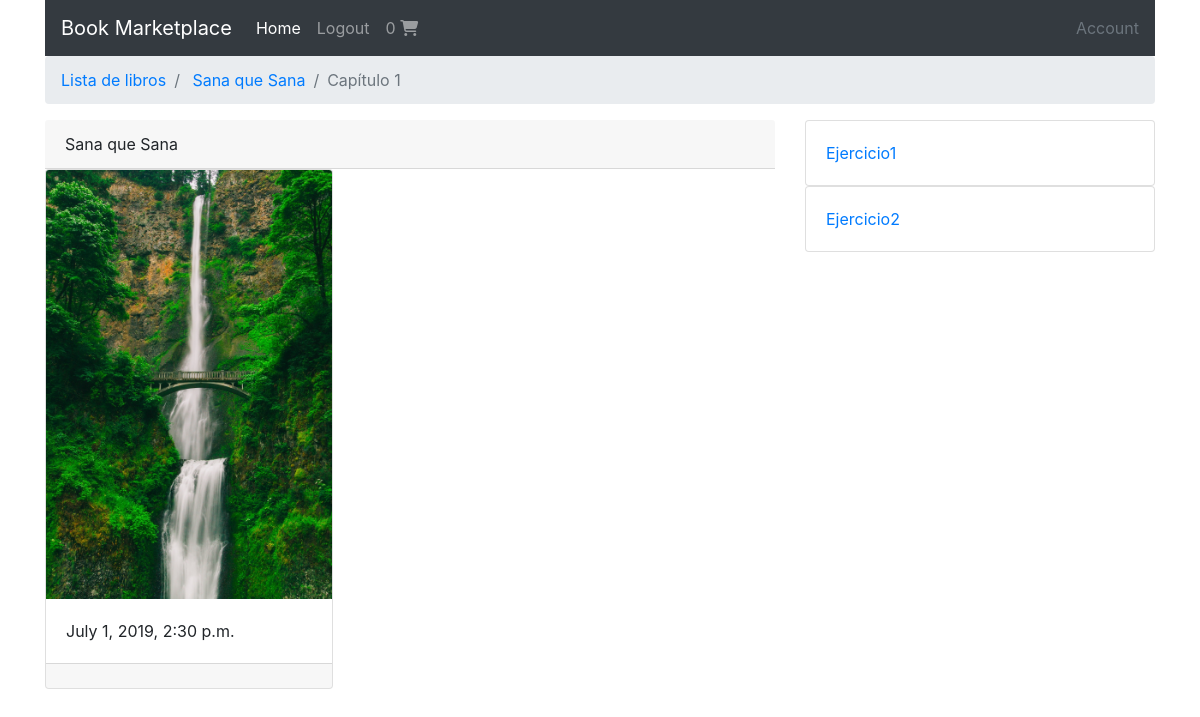
The app's page /1/1 (signed in) with its own data.
### books/models.py (models this page shows, shortened)
class Chapter(models.Model):
    book = models.ForeignKey(Book, on_delete=models.CASCADE)
    chapter_number = models.IntegerField()
    title = models.CharField(max_length=100)
    def __str__(self):
        return self.title

class Book(models.Model):
    authors = models.ManyToManyField(Author)
    title = models.CharField(max_length=100)
    publication_date = models.DateTimeField()
    isbn = models.CharField(max_length=16)
    slug = models.SlugField()
    cover = models.ImageField()
    price = models.FloatField()
    def get_absolute_url(self):
        return reverse("books:book-detail", kwargs={
            'slug': self.slug
        })

class Exercise(models.Model):
    chapter = models.ForeignKey(Chapter, on_delete=models.CASCADE)
    exercise_number = models.IntegerField()
    page_number = models.IntegerField()
    title = models.CharField(max_length=100)
    def get_absolute_url(self):
        return reverse("books:exercise-detail", kwargs={
            'book_slug': self.chapter.book.slug,
            'chapter_number': self.chapter.chapter_number,
            'exercise_number': self.exercise_number
        })

### books/views.py (the view)
@login_required
def chapter_detail(request, book_slug, chapter_number):
    chapter_qs = Chapter.objects.filter(
        book__slug=book_slug).filter(chapter_number=chapter_number)
    chapter = chapter_qs[0]
    book_status = check_book(request, chapter.book)
    if chapter_qs.exists():
        context = {
            'chapter': chapter,
            'book_status': book_status
        }
        return render(request, 'chapter_detail.html', context)
    return Http404

### books/views.py (called while the page is built, shortened)
def check_book(request, book):
    if book in request.user.userlibrary.books.all():
        return OWNED

### shopping_cart/templatetags/cart_template_tags.py (called while the page is built)
@register.filter
def cart_item_count(user):
    if user.is_authenticated:
        qs = Order.objects.filter(user=user, is_ordered=False)
        if qs.exists():
            return qs[0].item.count()
    return 0

### templates/chapter_detail.html
{% extends "base.html" %} {% block breadcrumb %}
<li class="breadcrumb-item">
  <a href="{% url 'books:book-list' %}">Lista de libros</a>
</li>
<li class="breadcrumb-item">
  <a href="{{chapter.book.get_absolute_url}}">{{chapter.book.title}}</a>
</li>
<li class="breadcrumb-item active" aria-current="page">{{chapter}}</li>
{% endblock breadcrumb %} {% block content %}
<div class="row">
  <main class="col-md-8">
    {% include "book_snippet.html" with book=chapter.book %}
  </main>
  <aside class="col-md-4">
    {% for exercise in chapter.exercise_set.all %}
    <div class="card">
      <div class="card-body">
        <a href="{{exercise.get_absolute_url}}">
          {{exercise.title}}
        </a>
      </div>
    </div>
    {% endfor %}
  </aside>
</div>
{% endblock content %}

### templates/navbar.html (shortened to what this page needs)
{% load cart_template_tags %}
<nav class="navbar navbar-expand navbar-dark bg-dark">
  <a class="navbar-brand" href="{% url 'books:book-list' %}"
    >Book Marketplace</a
  >
  <div class="collapse navbar-collapse" id="navbarsExample02">
    <ul class="navbar-nav mr-auto">
      <li class="nav-item active">
        <a class="nav-link" href="{% url 'books:book-list' %}">Home</a>
      </li>
      {% if request.user.is_authenticated %}
      <li class="nav-item">
        <a class="nav-link" href="{% url 'account_logout' %}">Logout</a>
      </li>
      <li class="nav-item">
        <a class="nav-link" href="{% url 'cart:order-summary'%}"
          >{{request.user|cart_item_count }} <i class="fas fa-shopping-cart"></i
        ></a>
      </li>
      {% endif %}
    </ul>
    <a class="text-muted" href="{% url 'profile' %}">Account</a>
  </div>
</nav>

### templates/book_snippet.html (shortened to what this page needs)
<div class="card-header">{{book.title}}</div>
<div class="card" style="width: 18rem;">
  <img src="{{book.cover.url}}" class="card-img-top" />
  <div class="card-body">
    <p class="card-text">{{book.publication_date}}</p>
  </div>
  <div class="card-footer">
  </div>
</div>

### records on screen
Chapter: book "Sana que Sana", title "Capítulo 1"
Book: title "Sana que Sana", cover (picture), publication_date "July 1, 2019, 2:30 p.m."
Exercise: title "Ejercicio1"
Exercise: title "Ejercicio2"

### other values on screen
{{ request.user|cart_item_count }} "0"
